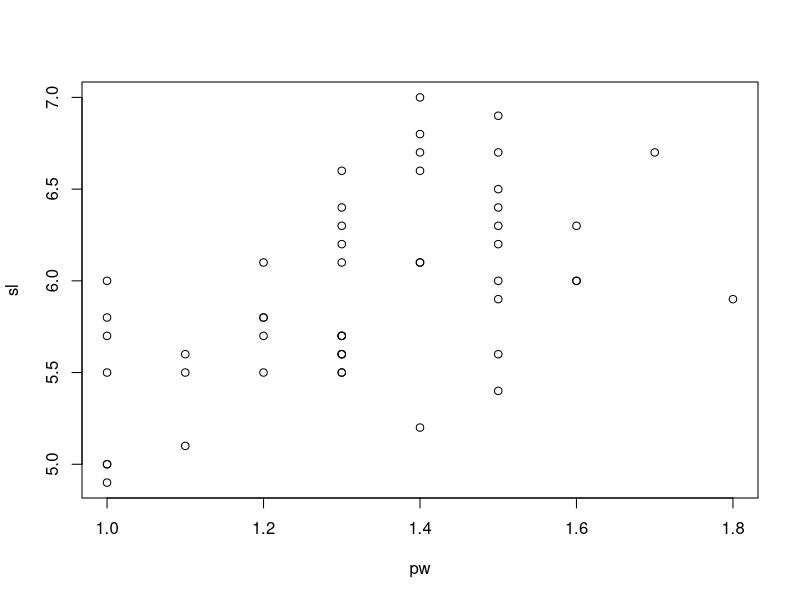
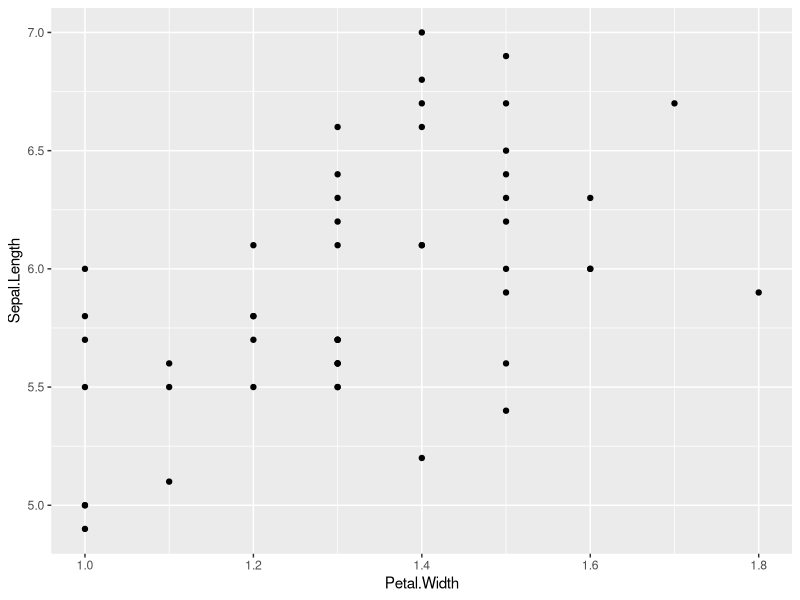
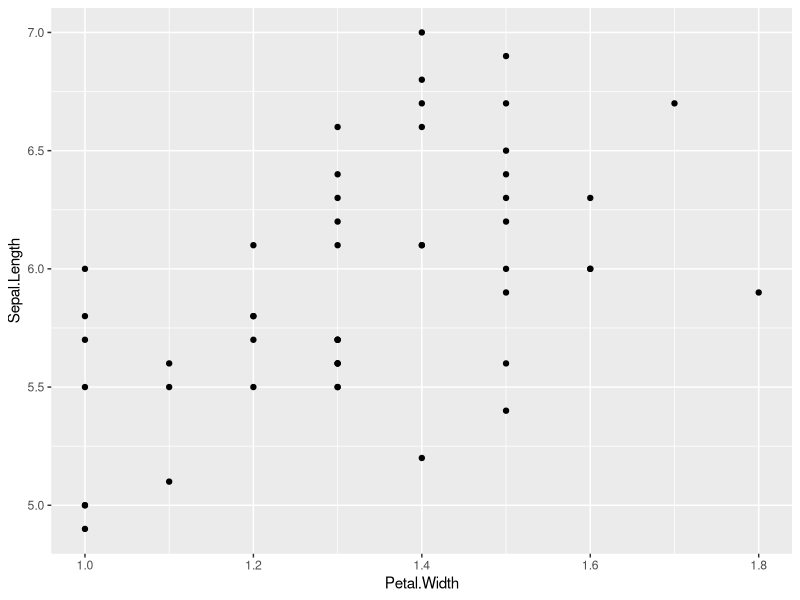

Source code (R) for these figures, in order: (Note: this script raises an error after producing the figures.)
#' ---
#' title: "Thinking Inside the Box"
#' author: "Jenny Bryan"
#' date: "`r format(Sys.Date())`"
#' output: github_document
#' ---

#+ setup, include = FALSE, cache = FALSE
knitr::opts_chunk$set(
  collapse = TRUE,
  comment = "#>",
  error = TRUE
)
options(tidyverse.quiet = TRUE)

#+ body
# ----
#' ## Leave your data in that big, beautiful data frame

#' Code style that results from (I speculate) minimizing the number of key
#' presses.

## :(
sl <- iris[51:100,1]
pw <- iris[51:100,4]
plot(sl ~ pw)

#' More verbose code conveys intent. Eliminating the Magic Numbers makes the
#' code less likely to be, or become, wrong.

## :) version 1
library(tidyverse)

ggplot(
  filter(iris, Species == "versicolor"),
  aes(x = Petal.Width, y = Sepal.Length)
) + geom_point()

## :) version 2, using the pipe operator, %>%
iris %>%
  filter(Species == "versicolor") %>%
  ggplot(aes(x = Petal.Width, y = Sepal.Length)) + ## <--- NOTE the `+` sign!!
  geom_point()

# ----
#' ## Function to give my example data frame
new_df <- function() {
  tribble(
    ~ name, ~ age,
    "Reed", 14,
    "Wesley", 12,
    "Eli", 12,
    "Toby", 1
  )
}

# ----
#' ## Add variables to a data frame

#' Using the `df$var <- ...` syntax for assignment works. But:
#'
#'   * Silent recycling is a risk.
#'   * `df` is not special. It's not the implied place to look first for things,
#'   so you must be explicit.
#'   * I have aesthetic concerns. YMMV.
df <- new_df()
df$legs <- 4
df$snack <- c("chips", "cheese")
df$uname <- toupper(df$name)
df

#' `dplyr::mutate()` is the tidyverse way to do this:
#'
#'   * Only a length one input can be recycled.
#'   * `df` is the first place to look for things. It turns out that making a
#'   new variable out of existing variables is very, very common.
#'   * I like the way this looks. YMMV.
df <- new_df()
df %>%
  mutate(
    legs = 4,
    snack = c("chips", "cheese"),
    uname = toupper(name)
  )
df %>%
  mutate(
    legs = 4,
    snack = c("chips", "cheese", "mixed nuts", "nerf bullets"),
    uname = toupper(name)
  )

#' Q for team: Are there performance issues here?

# ----
#' ## Are you SURE you need to iterate over rows?
#'
#' Sometimes it's easy to fixate on one (unfavorable) way of accomplishing
#' something. Consider backing out and approaching from a different angle.

#' Start with a small example, row 1 of the data frame.
df <- new_df()
paste(df$name[1], "is", df$age[1], "years old")

#' I want to scale up, therefore I must ... loop over all rows!
n <- nrow(df)
for (i in seq_len(n)) {
  cat(paste(df$name[i], "is", df$age[i], "years old"), sep = "\n")
}

#' HOLD ON. What if I told you `paste()` is already vectorized over its
#' arguments?
paste(df$name, "is", df$age, "years old")

#' A surprising number of "iterate over rows" problems can be solved by
#' exploiting R's propensity for vectorization. Writing a loop is not
#' necessarily bad, but it should always give you pause.

library(glue)

glue_data(df, "{name} is {age} years old")

df %>%
  mutate(sentence = glue("{name} is {age} years old"))

#' Q for team: Are there gotchas here? Has `glue()` always played this nicely
#' inside `mutate()`?

#' The tidyverse style is to manage data holistically in a data frame and
#' provide a user interface that self-explaining code with low syntactical
#' noise. self-explaining code.
